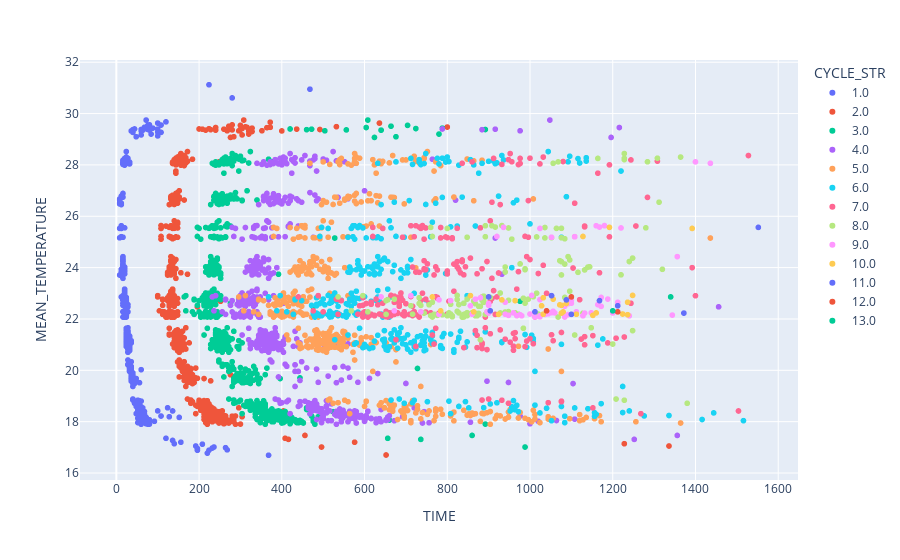

Here is the notebook cell this chart was saved with:
### Code cell
px.scatter(peaks_row_1, x="TIME", y="MEAN_TEMPERATURE", color="CYCLE_STR",
           hover_data=["POSITION_STR", "TRACK_ID"],)

### Figure 1 — Plotly figure (JSON) as saved in the notebook; plotly's stock layout.template omitted (floating-point values rounded to 4 significant figures; data arrays with more than 128 entries replaced by an {"elided": "..."} marker saying what was removed)
{"data": [{"customdata": {"elided": "539x2 mixed values"}, "hovertemplate": "CYCLE_STR=1.0<br>TIME=%{x}<br>MEAN_TEMPERATURE=%{y}<br>POSITION_STR=%{customdata[0]}<br>TRACK_ID=%{customdata[1]}<extra></extra>", "legendgroup": "1.0", "marker": {"color": "#636efa", "symbol": "circle"}, "mode": "markers", "name": "1.0", "showlegend": true, "type": "scattergl", "x": {"elided": "539 int values"}, "xaxis": "x", "y": {"elided": "539 float values"}, "yaxis": "y"}, {"customdata": {"elided": "622x2 mixed values"}, "hovertemplate": "CYCLE_STR=2.0<br>TIME=%{x}<br>MEAN_TEMPERATURE=%{y}<br>POSITION_STR=%{customdata[0]}<br>TRACK_ID=%{customdata[1]}<extra></extra>", "legendgroup": "2.0", "marker": {"color": "#EF553B", "symbol": "circle"}, "mode": "markers", "name": "2.0", "showlegend": true, "type": "scattergl", "x": {"elided": "622 int values"}, "xaxis": "x", "y": {"elided": "622 float values"}, "yaxis": "y"}, {"customdata": {"elided": "594x2 mixed values"}, "hovertemplate": "CYCLE_STR=3.0<br>TIME=%{x}<br>MEAN_TEMPERATURE=%{y}<br>POSITION_STR=%{customdata[0]}<br>TRACK_ID=%{customdata[1]}<extra></extra>", "legendgroup": "3.0", "marker": {"color": "#00cc96", "symbol": "circle"}, "mode": "markers", "name": "3.0", "showlegend": true, "type": "scattergl", "x": {"elided": "594 int values"}, "xaxis": "x", "y": {"elided": "594 float values"}, "yaxis": "y"}, {"customdata": {"elided": "534x2 mixed values"}, "hovertemplate": "CYCLE_STR=4.0<br>TIME=%{x}<br>MEAN_TEMPERATURE=%{y}<br>POSITION_STR=%{customdata[0]}<br>TRACK_ID=%{customdata[1]}<extra></extra>", "legendgroup": "4.0", "marker": {"color": "#ab63fa", "symbol": "circle"}, "mode": "markers", "name": "4.0", "showlegend": true, "type": "scattergl", "x": {"elided": "534 int values"}, "xaxis": "x", "y": {"elided": "534 float values"}, "yaxis": "y"}, {"customdata": {"elided": "454x2 mixed values"}, "hovertemplate": "CYCLE_STR=5.0<br>TIME=%{x}<br>MEAN_TEMPERATURE=%{y}<br>POSITION_STR=%{customdata[0]}<br>TRACK_ID=%{customdata[1]}<extra></extra>", "legendgroup": "5.0", "marker": {"color": "#FFA15A", "symbol": "circle"}, "mode": "markers", "name": "5.0", "showlegend": true, "type": "scattergl", "x": {"elided": "454 int values"}, "xaxis": "x", "y": {"elided": "454 float values"}, "yaxis": "y"}, {"customdata": {"elided": "349x2 mixed values"}, "hovertemplate": "CYCLE_STR=6.0<br>TIME=%{x}<br>MEAN_TEMPERATURE=%{y}<br>POSITION_STR=%{customdata[0]}<br>TRACK_ID=%{customdata[1]}<extra></extra>", "legendgroup": "6.0", "marker": {"color": "#19d3f3", "symbol": "circle"}, "mode": "markers", "name": "6.0", "showlegend": true, "type": "scattergl", "x": {"elided": "349 int values"}, "xaxis": "x", "y": {"elided": "349 float values"}, "yaxis": "y"}, {"customdata": {"elided": "231x2 mixed values"}, "hovertemplate": "CYCLE_STR=7.0<br>TIME=%{x}<br>MEAN_TEMPERATURE=%{y}<br>POSITION_STR=%{customdata[0]}<br>TRACK_ID=%{customdata[1]}<extra></extra>", "legendgroup": "7.0", "marker": {"color": "#FF6692", "symbol": "circle"}, "mode": "markers", "name": "7.0", "showlegend": true, "type": "scattergl", "x": {"elided": "231 int values"}, "xaxis": "x", "y": {"elided": "231 float values"}, "yaxis": "y"}, {"customdata": {"elided": "140x2 mixed values"}, "hovertemplate": "CYCLE_STR=8.0<br>TIME=%{x}<br>MEAN_TEMPERATURE=%{y}<br>POSITION_STR=%{customdata[0]}<br>TRACK_ID=%{customdata[1]}<extra></extra>", "legendgroup": "8.0", "marker": {"color": "#B6E880", "symbol": "circle"}, "mode": "markers", "name": "8.0", "showlegend": true, "type": "scattergl", "x": {"elided": "140 int values"}, "xaxis": "x", "y": {"elided": "140 float values"}, "yaxis": "y"}, {"customdata": {"elided": "69x2 mixed values"}, "hovertemplate": "CYCLE_STR=9.0<br>TIME=%{x}<br>MEAN_TEMPERATURE=%{y}<br>POSITION_STR=%{customdata[0]}<br>TRACK_ID=%{customdata[1]}<extra></extra>", "legendgroup": "9.0", "marker": {"color": "#FF97FF", "symbol": "circle"}, "mode": "markers", "name": "9.0", "showlegend": true, "type": "scattergl", "x": [1148, 940, 860, 1044, 1164, 736, 808, 1000, 1132, 1100, 976, 1092, 1092, 1052, 780, 672, 1084, 1344, 948, 880, 968, 1100, 900, 856, 960, 900, 1092, 1024, 900, 1128, 1200, 1188, 1128, 980, 1004, 1024, 1172, 1012, 1240, 1084, 1112, 1112, 1024, 1172, 1060, 868, 640, 1212, 1036, 1056, 940, 712, 780, 896, 900, 1088, 1356, 1108, 1052, 1220, 920, 1024, 936, 1160, 1180, 1180, 1168, 1436, 1400], "xaxis": "x", "y": [22.24, 22.19, 22.19, 22.2, 22.56, 22.28, 22.71, 22.19, 22.23, 22.61, 22.17, 22.7, 22.17, 22.24, 22.18, 22.32, 22.49, 22.15, 22.14, 22.83, 22.13, 22.73, 22.23, 22.51, 22.24, 22.53, 22.59, 22.13, 22.6, 22.12, 22.23, 22.77, 22.13, 22.12, 22.92, 22.08, 22.84, 22.08, 22.12, 22.08, 22.28, 22.21, 22.75, 22.49, 22.24, 22.77, 22.86, 22.65, 22.18, 22.3, 22.65, 22.91, 22.74, 22.28, 22.55, 22.73, 24.43, 25.2, 25.18, 25.54, 25.21, 25.53, 25.57, 25.63, 25.63, 25.64, 25.58, 28.06, 28.12], "yaxis": "y"}, {"customdata": [["4", 56], ["4", 66], ["4", 119], ["4", 125], ["4", 126], ["4", 145], ["4", 162], ["4", 173], ["4", 208], ["4", 211], ["4", 223], ["4", 234], ["4", 238], ["4", 263], ["4", 293], ["4", 435], ["4", 576], ["4", 585], ["4", 625], ["4", 631], ["4", 650], ["4", 665], ["4", 679], ["6", 96], ["6", 103], ["6", 106]], "hovertemplate": "CYCLE_STR=10.0<br>TIME=%{x}<br>MEAN_TEMPERATURE=%{y}<br>POSITION_STR=%{customdata[0]}<br>TRACK_ID=%{customdata[1]}<extra></extra>", "legendgroup": "10.0", "marker": {"color": "#FECB52", "symbol": "circle"}, "mode": "markers", "name": "10.0", "showlegend": true, "type": "scattergl", "x": [1112, 1032, 864, 964, 1224, 1236, 924, 784, 1152, 1032, 1076, 1028, 1160, 1076, 1088, 1248, 1056, 764, 1236, 856, 932, 1080, 1072, 1128, 1392, 1192], "xaxis": "x", "y": [22.19, 22.19, 22.28, 22.71, 22.19, 22.17, 22.18, 22.32, 22.14, 22.83, 22.23, 22.51, 22.24, 22.53, 22.6, 22.92, 22.77, 22.86, 22.65, 22.91, 22.74, 22.28, 22.55, 25.21, 25.53, 25.57], "yaxis": "y"}, {"customdata": [["4", 119], ["4", 125], ["4", 162], ["4", 173], ["4", 223], ["4", 234], ["4", 585], ["4", 631], ["4", 650], ["6", 106]], "hovertemplate": "CYCLE_STR=11.0<br>TIME=%{x}<br>MEAN_TEMPERATURE=%{y}<br>POSITION_STR=%{customdata[0]}<br>TRACK_ID=%{customdata[1]}<extra></extra>", "legendgroup": "11.0", "marker": {"color": "#636efa", "symbol": "circle"}, "mode": "markers", "name": "11.0", "showlegend": true, "type": "scattergl", "x": [1012, 1168, 1100, 904, 1372, 1212, 900, 1052, 1088, 1552], "xaxis": "x", "y": [22.28, 22.71, 22.18, 22.32, 22.23, 22.51, 22.86, 22.91, 22.74, 25.57], "yaxis": "y"}, {"customdata": [["4", 119], ["4", 173], ["4", 585]], "hovertemplate": "CYCLE_STR=12.0<br>TIME=%{x}<br>MEAN_TEMPERATURE=%{y}<br>POSITION_STR=%{customdata[0]}<br>TRACK_ID=%{customdata[1]}<extra></extra>", "legendgroup": "12.0", "marker": {"color": "#EF553B", "symbol": "circle"}, "mode": "markers", "name": "12.0", "showlegend": true, "type": "scattergl", "x": [1212, 1040, 1100], "xaxis": "x", "y": [22.28, 22.32, 22.86], "yaxis": "y"}, {"customdata": [["4", 173], ["4", 585]], "hovertemplate": "CYCLE_STR=13.0<br>TIME=%{x}<br>MEAN_TEMPERATURE=%{y}<br>POSITION_STR=%{customdata[0]}<br>TRACK_ID=%{customdata[1]}<extra></extra>", "legendgroup": "13.0", "marker": {"color": "#00cc96", "symbol": "circle"}, "mode": "markers", "name": "13.0", "showlegend": true, "type": "scattergl", "x": [1200, 1340], "xaxis": "x", "y": [22.32, 22.86], "yaxis": "y"}], "layout": {"legend": {"title": {"text": "CYCLE_STR"}, "tracegroupgap": 0}, "margin": {"t": 60}, "xaxis": {"anchor": "y", "domain": [0, 1], "title": {"text": "TIME"}}, "yaxis": {"anchor": "x", "domain": [0, 1], "title": {"text": "MEAN_TEMPERATURE"}}}}
